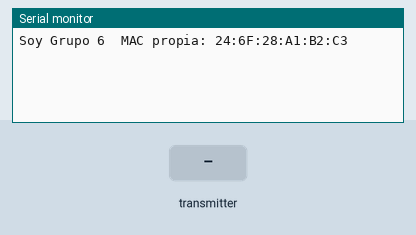
Recording of a sketch running on a simulated ESP32. Shown: the last lines printed to the serial monitor. The test bench sets the inputs (shaded band).

Above: at 2.3 s.
2.4 s: the transmitter starts sending grupo = 0
At 2.71 s:
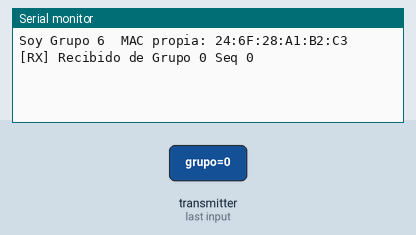
4.4 s: the transmitter starts sending secuencia = 1024
At 4.71 s:
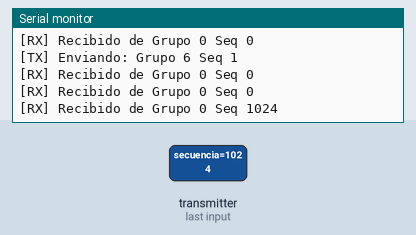
5.9 s: the transmitter starts sending grupo = 64
At 6.71 s:
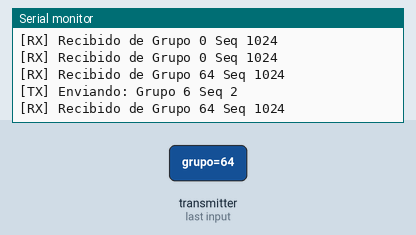
7.4 s: the transmitter starts sending secuencia = 0
At 7.71 s:
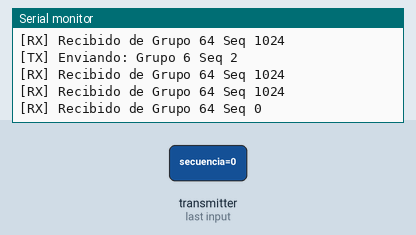

Measured:
- after the input at 2.4 s, the serial monitor: prints a new line at once (image 1)
- after the input at 4.4 s, the serial monitor: prints a new line at once (image 2)
- after the input at 5.9 s, the serial monitor: prints a new line at once (image 3)
- after the input at 7.4 s, the serial monitor: prints a new line at once (image 4)

The sketch:

esp32_bidireccional.ino
```cpp
#include <WiFi.h>
#include <esp_now.h>

// =====================================================================
//  ACTIVIDAD 11 - COMUNICACION BIDIRECCIONAL ESP-NOW
//  Compatible con Arduino-ESP32 core 3.x (IDF 5.x)
//
//  >>> LO UNICO QUE CAMBIAS ENTRE LOS DOS ESP32 SON ESTAS 2 LINEAS <<<
//
//  En ESP32-A:  MI_GRUPO = 1  y  macPeer = MAC de B (8C:94:DF:61:3A:A8)
//  En ESP32-B:  MI_GRUPO = 2  y  macPeer = MAC de A (8C:94:DF:4C:B6:3C)
// =====================================================================

#define MI_GRUPO       6
uint8_t macPeer[] = {0x8C,0x94,0xDF,0X4C,0XBE,0X2C}; // MAC del OTRO ESP32

#define INTERVALO_MS   3000   // periodo de transmision

// ---- Estructura de datos (igual en ambos nodos) ----
typedef struct {
  uint8_t  grupo;
  uint32_t secuencia;
  uint32_t timestamp;
} Paquete;

// ---- Variables compartidas entre el callback y el loop ----
// El callback de recepcion corre en el contexto de la tarea Wi-Fi:
// NO se imprime ni se hace nada bloqueante dentro de el.
// Solo se copia el dato y se levanta una bandera.
volatile bool hayPaquete = false;
Paquete       bufferRx;            // ultimo paquete recibido
uint32_t      seqEnvio = 0;

// ---- Callback de RECEPCION (firma core 3.x) ----
void OnDataRecv(const esp_now_recv_info_t *info, const uint8_t *data, int len) {
  if (len == sizeof(Paquete)) {
    memcpy((void *)&bufferRx, data, sizeof(Paquete));
    hayPaquete = true;
  }
}

// ---- Callback de ENVIO (firma core 3.x: wifi_tx_info_t) ----
void OnDataSent(const wifi_tx_info_t *info, esp_now_send_status_t status) {
  // En la actividad bidireccional solo nos interesa que salga.
  // (En ALOHA este status sera nuestra senal de ACK / colision.)
}

void setup() {
  Serial.begin(115200);
  delay(1000);

  WiFi.mode(WIFI_STA);
  delay(100);

  Serial.println();
  Serial.print("Soy Grupo ");
  Serial.print(MI_GRUPO);
  Serial.print("  MAC propia: ");
  Serial.println(WiFi.macAddress());

  if (esp_now_init() != ESP_OK) {
    Serial.println("Error ESP-NOW");
    return;
  }

  // Ambos callbacks
  esp_now_register_recv_cb(OnDataRecv);
  esp_now_register_send_cb(OnDataSent);

  // Registrar el peer (el otro dispositivo)
  esp_now_peer_info_t peer = {};
  memcpy(peer.peer_addr, macPeer, 6);
  peer.channel = 0;        // 0 = canal actual del Wi-Fi
  peer.encrypt = false;
  if (esp_now_add_peer(&peer) != ESP_OK) {
    Serial.println("Error al agregar peer");
    return;
  }
}

void loop() {
  // 1) Procesar lo recibido FUERA del callback
  if (hayPaquete) {
    hayPaquete = false;
    Paquete p;
    memcpy(&p, (const void *)&bufferRx, sizeof(Paquete)); // copia local
    Serial.print("[RX] Recibido de Grupo ");
    Serial.print(p.grupo);
    Serial.print(" Seq ");
    Serial.println(p.secuencia);
  }

  // 2) Transmitir periodicamente sin bloquear (millis, no delay)
  static uint32_t ultimoEnvio = 0;
  uint32_t ahora = millis();
  if (ahora - ultimoEnvio >= INTERVALO_MS) {
    ultimoEnvio = ahora;

    Paquete tx;
    tx.grupo     = MI_GRUPO;
    tx.secuencia = ++seqEnvio;
    tx.timestamp = ahora;

    esp_now_send(macPeer, (uint8_t *)&tx, sizeof(tx));
    Serial.print("[TX] Enviando: Grupo ");
    Serial.print(tx.grupo);
    Serial.print(" Seq ");
    Serial.println(tx.secuencia);
  }
}
```
